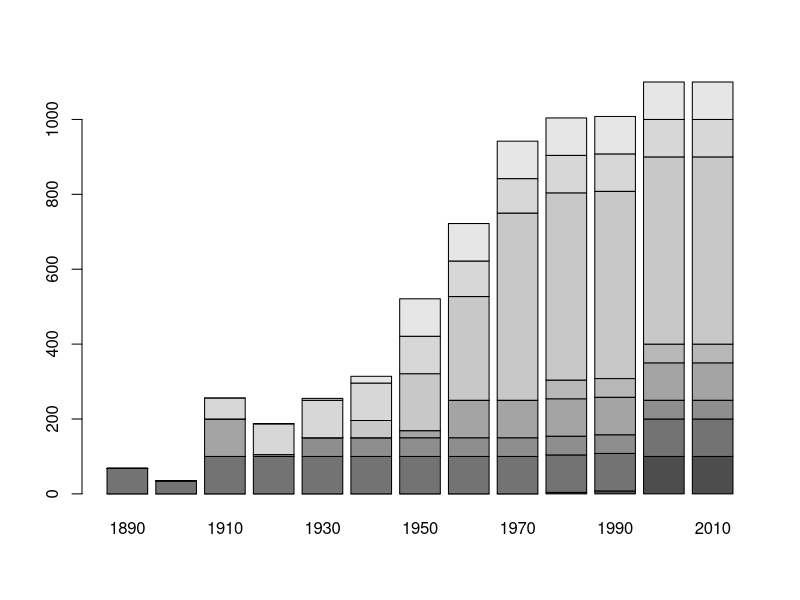
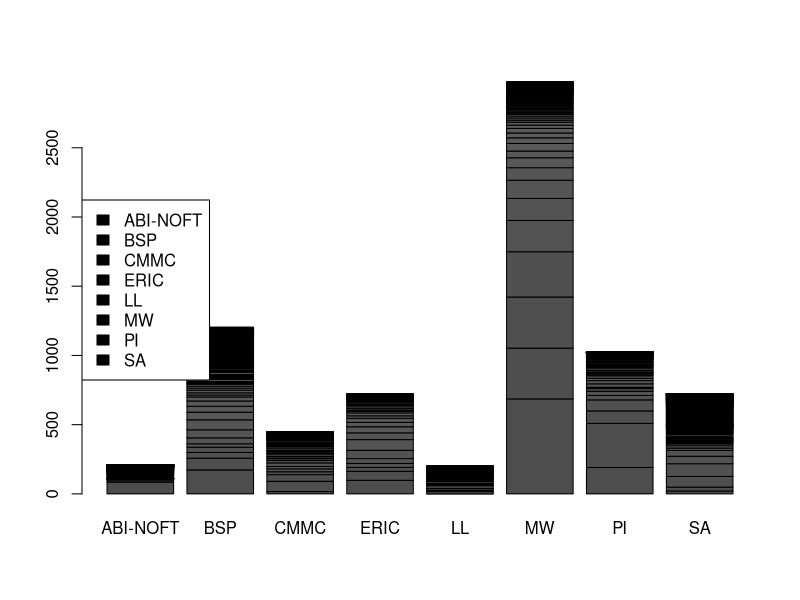
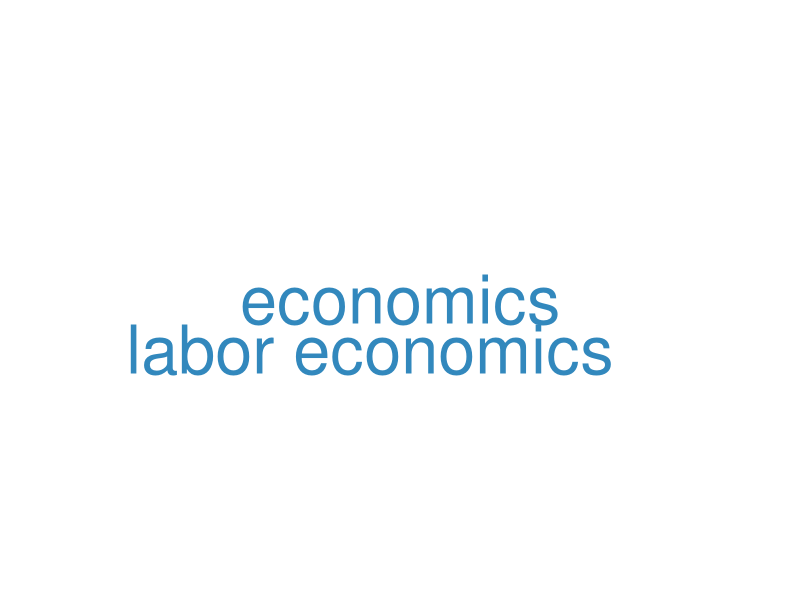
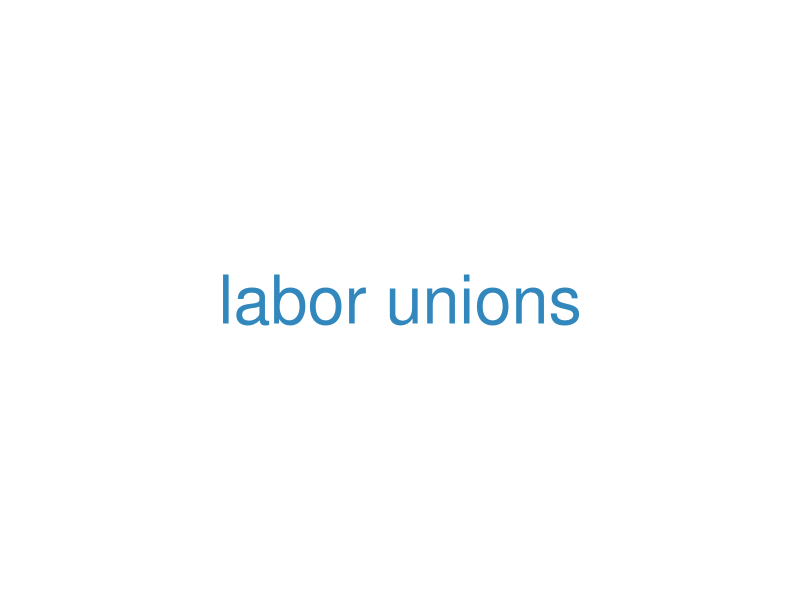
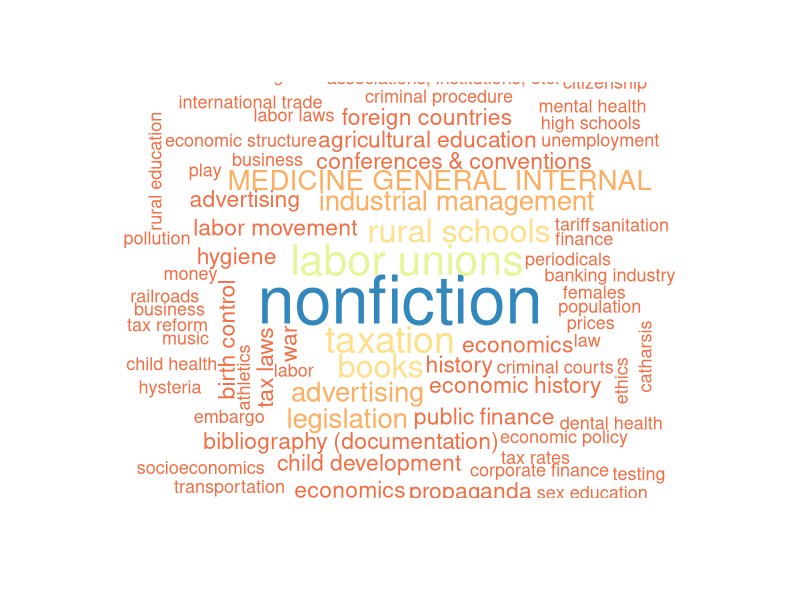
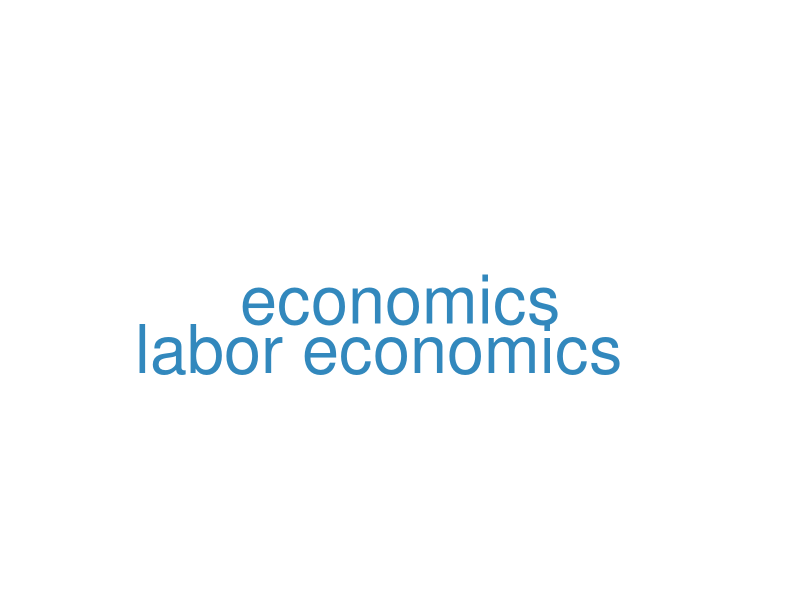
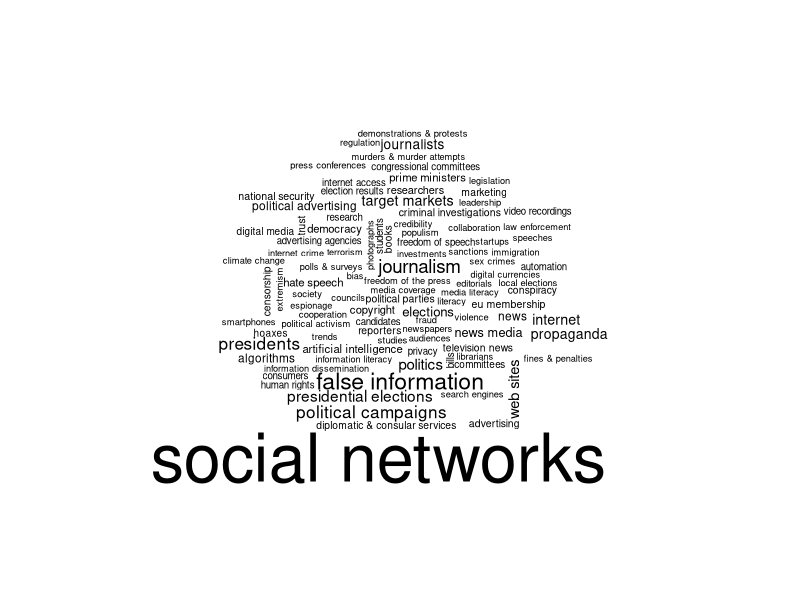
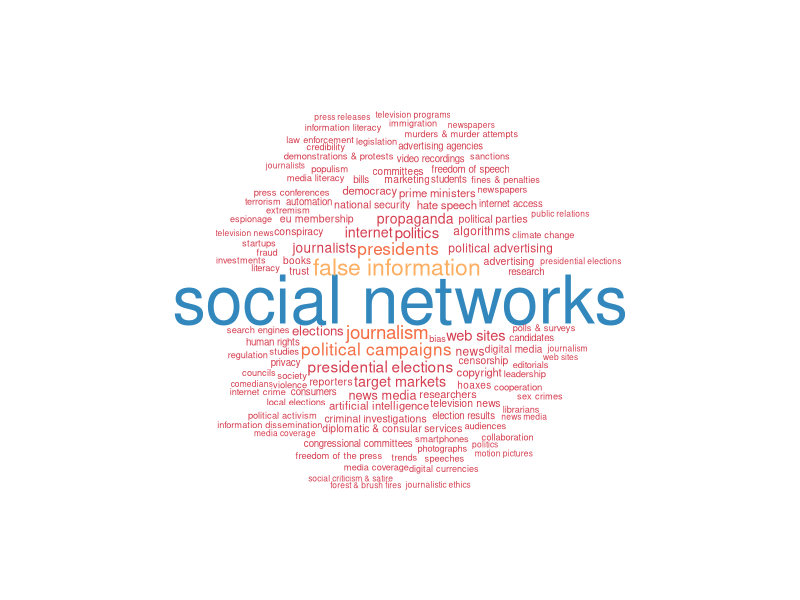

Source code (R) for these figures, in order: (Note: this script raises an error after producing the figures.)
library(RColorBrewer) # for plot colors
library(wordcloud)

dbterms <- read.csv(file = "data.csv", header = TRUE, sep = ":")

# convert terms to characters
dbterms$Term <- as.character(dbterms$Term)

# Merge 1911 with 1910 and 1982 with 1980 start years
dbterms$StartYear[dbterms$StartYear == 1911 ] <- 1910
dbterms$StartYear[dbterms$StartYear == 1982 ] <- 1980
# Merge odd year out with 1999 end year
dbterms$EndYear[dbterms$EndYear == 1991] <- 1999

# Remove all WoS records for subject analysis
dbtermsSub <- dbterms
dbtermsSub <- subset(dbtermsSub, Database != "WOS")

# Calculate the total number of terms by decade
yearsterms <- as.table(tapply(dbtermsSub$Freq, dbtermsSub$StartYear, FUN = sum))
# Convert to data frame
yearstermsdb <- data.frame(yearsterms)

# Line plot total number of terms by decade
png('plots/growth.png', width = 1920, height = 1080, pointsize = 24)
plot(yearsterms,
     type = "l",
     xlab = "Decades",
     ylab = "Subject Frequencies",
     main = "Growth of Non-Unique Terms Related to Queries For Fake News")
dev.off()

# Calcualte percentage change
# https://stackoverflow.com/questions/20724203/need-to-calculate-rate-of-change-of-two-data-sets-over-time-individually-and-net
100 * diff(yearstermsdb$Freq) / yearstermsdb[-nrow(yearstermsdb),]$Freq

# Focus on frequency of database
# This needs to be re-coded and take $Freq into consideration
year2db <- table(dbtermsSub$Database, dbtermsSub$StartYear)
barplot(year2db)
freq2db <- table(dbtermsSub$Freq, dbtermsSub$Database)
barplot(freq2db)
legend("left", col = plotcolors, fill = dbtermsSub$Freq, legend = rownames(year2db))

year2dbp <- prop.table(year2db, 2)

plotcolors <- brewer.pal(8, "Spectral") 

png('plots/year2dbcounts.png', width = 1920, height = 1080, pointsize = 24)
barplot(year2db, main = "Count Database Distribution by Decade",
        xlab = "Decades",
        col = plotcolors)
legend("left", col = plotcolors, fill = plotcolors, legend = rownames(year2db))
dev.off()

png('database-compare/plots/year2dbproportions.png', width = 1920, height = 1080, pointsize = 24)
barplot(year2dbp, main = "Proportion of Database Distribution by Decade",
        xlab = "Decades",
        col = plotcolors)
legend("topleft", col = plotcolors,
       fill = plotcolors, legend = rownames(year2dbp), ncol = 1)
dev.off()

# Notes from meeting with Jenny
# look at terms by database in order to capture field differences, but
# also combine terms to be database agnostic 
# look at terms by decade in order to capture time series changes, but
# also combine terms to be date agnostic

t1890 <- dbterms$Term[dbterms$StartYear == 1890]
f1890 <- dbterms$Freq[dbterms$StartYear == 1890]

wordcloud(words = t1890, freq = f1890,
          min.freq = mean(f1890),
          max.words = length(t1890),
          random.order = FALSE, colors = plotcolors)


t1900 <- dbterms$Term[dbterms$StartYear == 1900]
f1900 <- dbterms$Freq[dbterms$StartYear == 1900]

wordcloud(words = t1900, freq = f1900,
          min.freq = mean(f1900),
          max.words = length(t1900),
          random.order = FALSE, colors = plotcolors)


t1910 <- dbterms$Term[dbterms$StartYear == 1910]
f1910 <- dbterms$Freq[dbterms$StartYear == 1910]

wordcloud(words = t1910, freq = f1910,
          min.freq = mean(f1910),
          max.words = length(t1910),
          random.order = FALSE, colors = plotcolors)

wordcloud(words = dbterms$Term[dbterms$StartYear == 1890],
          freq = dbterms$Freq[dbterms$StartYear == 1890],
          min.freq = mean(dbterms$Freq[dbterms$StartYear == 1890]),
          max.words = length(dbterms$Freq[dbterms$Freq > mean(dbterms$Freq)]),
          random.order = FALSE, colors = plotcolors)

# examine abi-noft, only top terms
abi <- cbind(dbterms$Term[dbterms$Database == "ABI-NOFT"],
            dbterms$Freq[dbterms$Database == "ABI-NOFT"])
abi <- data.frame(abi)
abi$X2 <- as.integer(abi$X2)
wordcloud(abi$X1[abi$X2 > 30], abi$X2[abi$X2 > 30])
wordcloud(abi$X1, abi$X2,
          rot.per = 0, colors = plotcolors,
          random.order = FALSE)


# examine eric only top terms
eric <- cbind(dbterms$Term[dbterms$Database == "ERIC"],
            dbterms$Freq[dbterms$Database == "ERIC"])
eric <- data.frame(eric)
eric$X2 <- as.integer(eric$X2)
wordcloud(eric$X1[eric$X2 > 50], eric$X2[eric$X2 > 50])
wordcloud(eric$X1[eric$X2 > 40], eric$X2[eric$X2 > 40])
wordcloud(eric$X1[eric$X2 > 30], eric$X2[eric$X2 > 30],
          rot.per = 0, colors = plotcolors,
          random.order = FALSE)
wordcloud(eric$X1, eric$X2,
          rot.per = 0, colors = plotcolors,
          random.order = FALSE)

# examine library literature (ll) only top terms
ll <- cbind(dbterms$Term[dbterms$Database == "LL"],
            dbterms$Freq[dbterms$Database == "LL"])
ll <- data.frame(ll)
ll$X2 <- as.integer(ll$X2)
wordcloud(ll$X1[ll$X2 > 50], ll$X2[ll$X2 > 50])
wordcloud(ll$X1[ll$X2 > 40], ll$X2[ll$X2 > 40],
          rot.per = 0, colors = plotcolors,
          random.order = FALSE)
wordcloud(ll$X1, ll$X2,
          rot.per = 0, colors = plotcolors,
          random.order = FALSE)

# examine wos/medline only top terms
mw <- cbind(dbterms$Term[dbterms$Database == "MW"],
            dbterms$Freq[dbterms$Database == "MW"])
mw <- data.frame(mw)
mw$X2 <- as.integer(mw$X2)
wordcloud(mw$X1[mw$X2 > 50], mw$X2[mw$X2 > 50])
wordcloud(mw$X1[mw$X2 > 60], mw$X2[mw$X2 > 60],
          rot.per = 0, colors = plotcolors,
          random.order = FALSE)


x <- dbterms$Term
y <- dbterms$Freq
allterms <- rep(x, times = c(y))
head(allterms)
rle(allterms)

png('plots/termsbydb.png', width = 1920, height = 1080, pointsize = 24)
plot(dbterms$Database, log(dbterms$Freq))
dev.off()

dbterms$Term <- as.character(dbterms$Term)

png('plots/termsbydb.png', width = 1920, height = 1080, pointsize = 24)
plot(dbterms$Database, log(dbterms$Freq))
dev.off()

png('plots/heatmap-200.png', width = 1920, height = 1080, pointsize = 24)
heatmap(as.matrix(table(dbterms$Term[dbterms$Freq > 200],
                        dbterms$Database[dbterms$Freq > 200])),
        scale = "column",
        col = rainbow(256))
dev.off()

png('plots/heatmap-1890.png', width = 1920, height = 1080, pointsize = 24)
x <- dbterms$Term[dbterms$StartYear == 1890]
y <- dbterms$Database[dbterms$StartYear == 1890]
heatmap(as.matrix(table(x,y), scale = "column", col = rainbow(256)))
dev.off()

png('plots/heatmap-1900.png', width = 1920, height = 1080, pointsize = 24)
x <- dbterms$Term[dbterms$StartYear == 1900]
y <- dbterms$Database[dbterms$StartYear == 1900]
heatmap(as.matrix(table(x,y), scale = "column", col = rainbow(256)))
dev.off()

png('plots/heatmap-1910.png', width = 1920, height = 1080, pointsize = 24)
x <- dbterms$Term[dbterms$StartYear == 1910]
y <- dbterms$Database[dbterms$StartYear == 1910]
heatmap(as.matrix(table(x,y), scale = "column", col = rainbow(256)))
dev.off()

png('plots/heatmap-1920.png', width = 1920, height = 1080, pointsize = 24)
x <- dbterms$Term[dbterms$StartYear == 1920]
y <- dbterms$Database[dbterms$StartYear == 1920]
heatmap(as.matrix(table(x,y), scale = "column", col = rainbow(256)))
dev.off()

png('plots/heatmap-1930.png', width = 1920, height = 1080, pointsize = 24)
x <- dbterms$Term[dbterms$StartYear == 1930]
y <- dbterms$Database[dbterms$StartYear == 1930]
heatmap(as.matrix(table(x,y), scale = "column", col = rainbow(256)))
dev.off()

png('plots/heatmap-1940.png', width = 1920, height = 1080, pointsize = 24)
x <- dbterms$Term[dbterms$StartYear == 1940]
y <- dbterms$Database[dbterms$StartYear == 1940]
heatmap(as.matrix(table(x,y), scale = "column", col = rainbow(256)))
dev.off()

png('plots/heatmap-1950.png', width = 1920, height = 1080, pointsize = 24)
x <- dbterms$Term[dbterms$StartYear == 1950]
y <- dbterms$Database[dbterms$StartYear == 1950]
heatmap(as.matrix(table(x,y), scale = "column", col = rainbow(256)))
dev.off()

png('plots/heatmap-1960.png', width = 1920, height = 1080, pointsize = 24)
x <- dbterms$Term[dbterms$StartYear == 1960]
y <- dbterms$Database[dbterms$StartYear == 1960]
heatmap(as.matrix(table(x,y), scale = "column", col = rainbow(256)))
dev.off()

png('plots/heatmap-1970.png', width = 1920, height = 1080, pointsize = 24)
x <- dbterms$Term[dbterms$StartYear == 1970]
y <- dbterms$Database[dbterms$StartYear == 1970]
heatmap(as.matrix(table(x,y), scale = "column", col = rainbow(256)))
dev.off()

png('plots/heatmap-1980.png', width = 1920, height = 1080, pointsize = 24)
x <- dbterms$Term[dbterms$StartYear == 1980]
y <- dbterms$Database[dbterms$StartYear == 1980]
heatmap(as.matrix(table(x,y), scale = "column", col = rainbow(256)))
dev.off()

png('plots/heatmap-1990.png', width = 1920, height = 1080, pointsize = 24)
x <- dbterms$Term[dbterms$StartYear == 1990]
y <- dbterms$Database[dbterms$StartYear == 1990]
heatmap(as.matrix(table(x,y), scale = "column", col = rainbow(256)))
dev.off()

png('plots/heatmap-2000.png', width = 1920, height = 1080, pointsize = 24)
x <- dbterms$Term[dbterms$StartYear == 2000]
y <- dbterms$Database[dbterms$StartYear == 2000]
heatmap(as.matrix(table(x,y), scale = "column", col = rainbow(256)))
dev.off()

png('plots/heatmap-2010.png', width = 1920, height = 1080, pointsize = 24)
x <- dbterms$Term[dbterms$StartYear == 2010]
y <- dbterms$Database[dbterms$StartYear == 2010]
heatmap(as.matrix(table(x,y), scale = "column", col = rainbow(256)))
dev.off()
